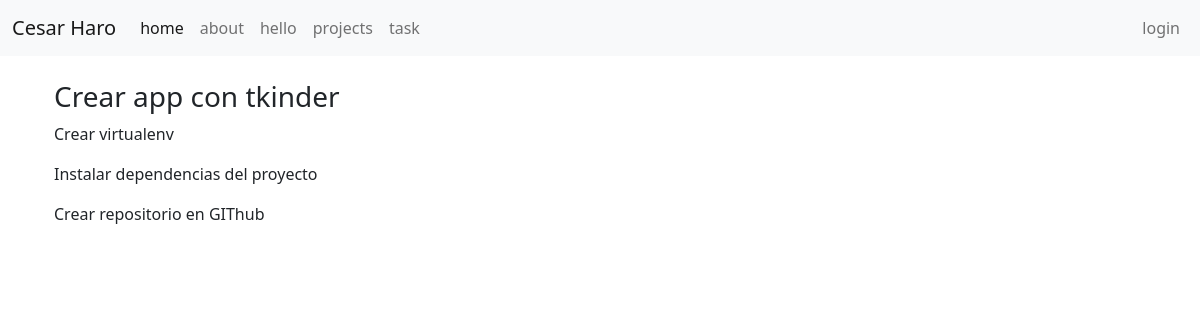
/projects/3, run on the app's committed database.
### myapp/models.py (models this page shows, shortened)
class Project(models.Model):
    name = models.CharField(max_length=200)
    def __str__(self):
        return self.name

class Task(models.Model):
    title = models.CharField(max_length=200)
    description = models.TextField()
    project = models.ForeignKey(Project, on_delete=models.CASCADE)
    done = models.BooleanField(default=False)

### myapp/views.py (the view)
# urls.py: path('projects/<int:id>', views.project_detail, name="project_detail"),
def project_detail(request, id):
    project = get_object_or_404(Project, id=id)
    tasks = Task.objects.filter(project_id=id)
    return render(request, 'projects/detail.html', {
        'project': project,
        'tasks': tasks
        })

### myapp/templates/projects/detail.html
{% extends "layouts/layout.html" %}
{% block content %}
<h3>{{project}}</h3>
{% for task in tasks %}
<div>
    <p>{{task.title}}</p>
</div>
{% endfor %}
{% endblock %}

### data on the page
Project: name "Crear app con tkinder"
Task: title "Crear virtualenv"
Task: title "Instalar dependencias del proyecto"
Task: title "Crear repositorio en GIThub"
